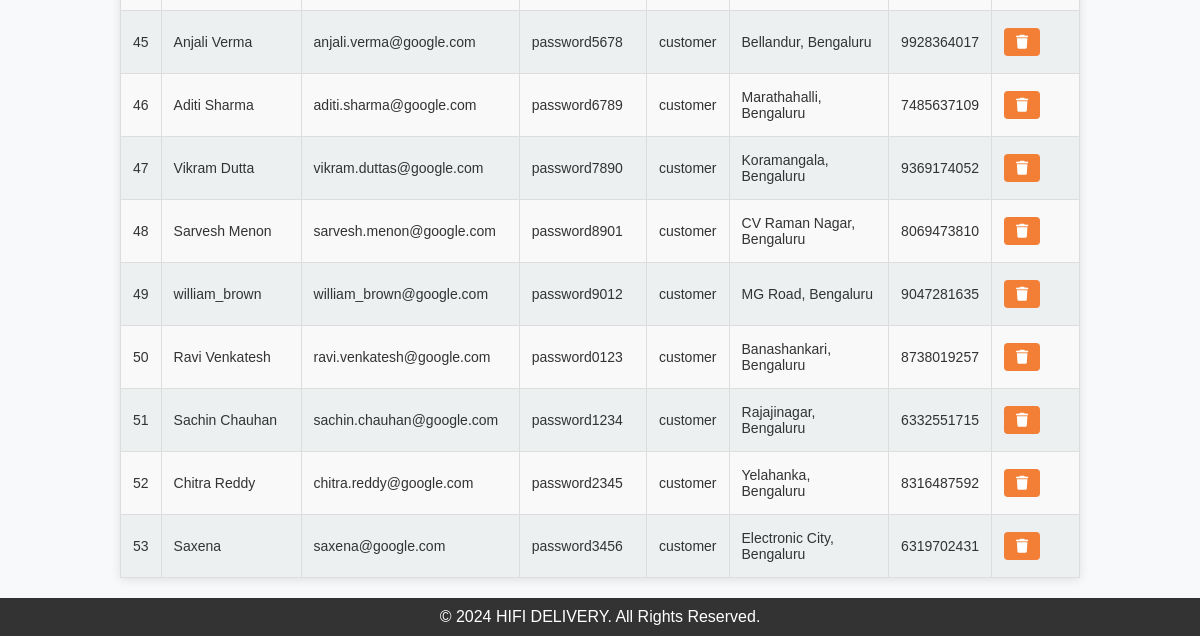
Before: /manageuser (lower part) with the older database file.
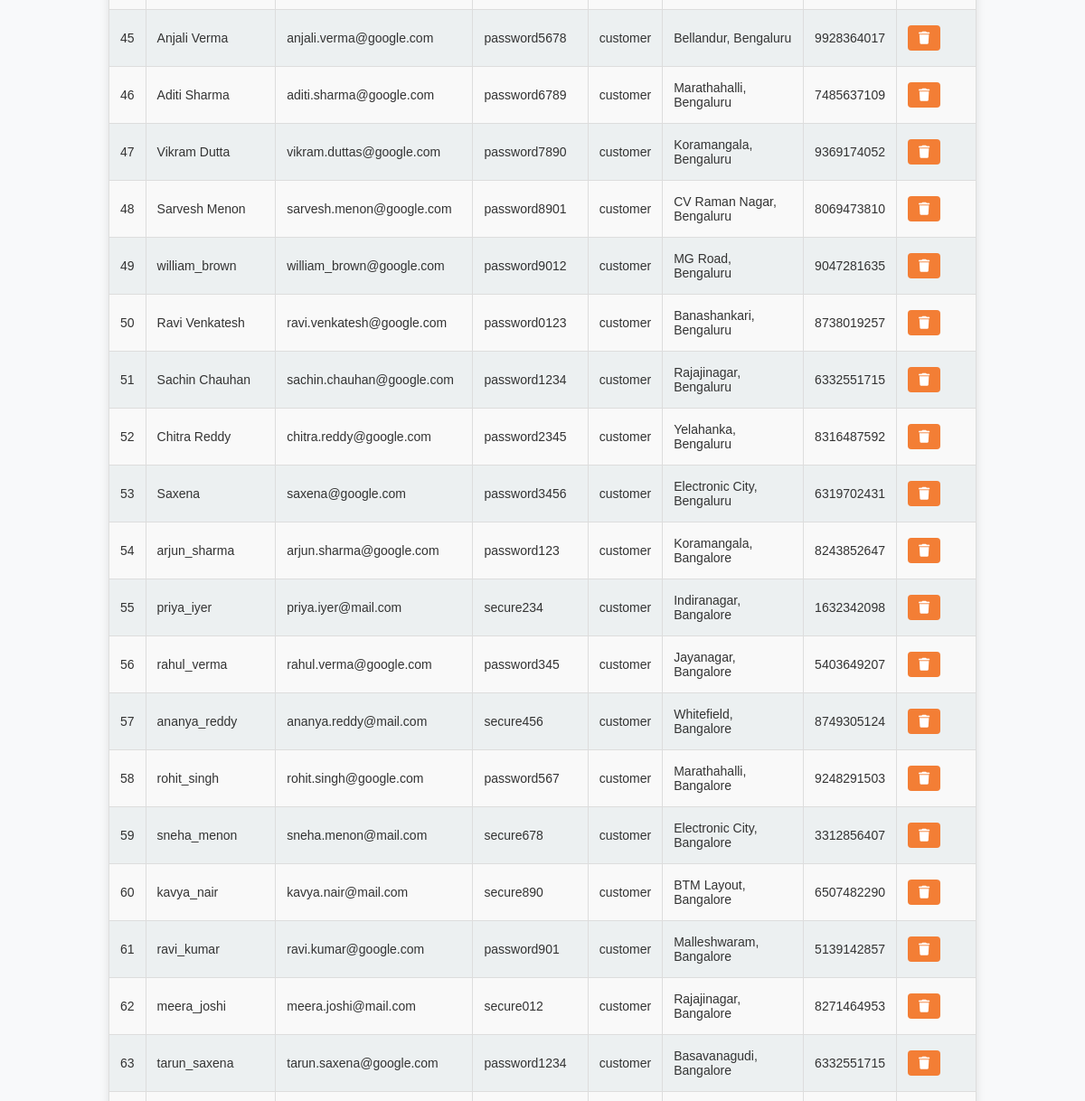
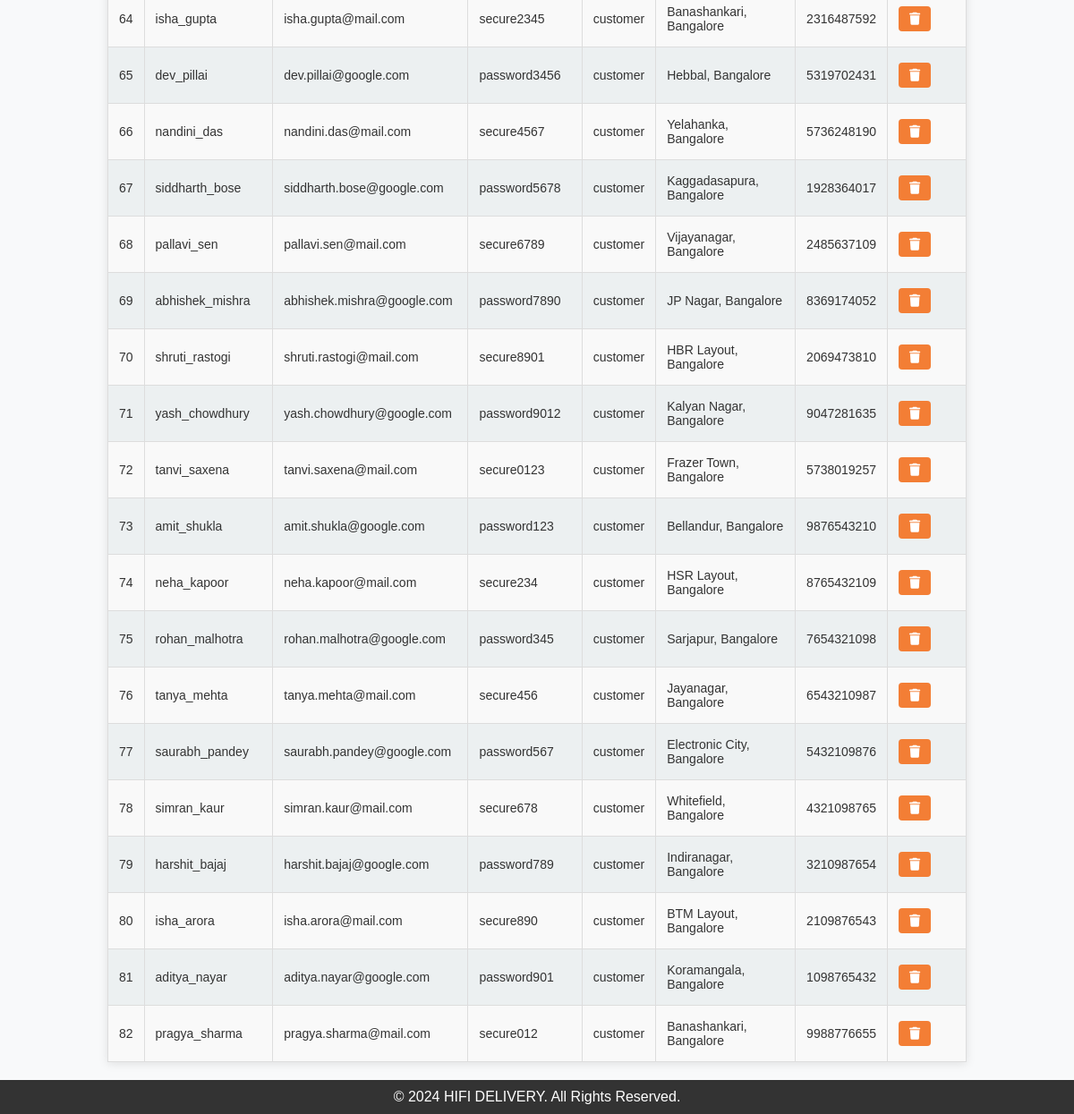
After: the same page with the newer database file (2 pictures, top to bottom).
### tables this page shows
CREATE TABLE "users" (
	"id"	INTEGER,
	"username"	TEXT NOT NULL UNIQUE,
	"email"	TEXT NOT NULL UNIQUE,
	"password"	TEXT NOT NULL,
	"role"	TEXT NOT NULL,
	"location"	TEXT,
	"contact"	TEXT,
	"approved"	INTEGER NOT NULL DEFAULT 0,
	PRIMARY KEY("id" AUTOINCREMENT)
);

### mergedapp.py (the view)
@app.route('/manageuser')
def view_users_agents():
    users = get_all_users()
    agents = get_all_delivery_agents()
    return render_template('manageuser.html', users=users, agents=agents)

### mergedapp.py (called while the page is built)
def get_all_users():
    conn = sqlite3.connect(DATABASE)
    cursor = conn.cursor()
    cursor.execute("SELECT * FROM users")
    users = cursor.fetchall()  # Fetch all rows
    conn.close()
    return users

def get_all_delivery_agents():
    conn = sqlite3.connect(DATABASE)
    cursor = conn.cursor()
    cursor.execute("SELECT * FROM Delivery_Agent")
    agents = cursor.fetchall()  # Fetch all rows
    conn.close()
    return agents

### templates/manageuser.html (shortened to what this page needs)
<!DOCTYPE html>
<html lang="en">
<head>
    <link href="https://cdnjs.cloudflare.com/ajax/libs/font-awesome/6.5.0/css/all.min.css" rel="stylesheet">
</head>
<body>
        <div class="container">
            <div class="form-container">
                <form action="/delete_user" method="POST">
                    <table>
                        <tbody>
                            {% for user in users %}
                            <tr>
                                <td>{{ user[0] }}</td>
                                <td>{{ user[1] }}</td>
                                <td>{{ user[2] }}</td>
                                <td>{{ user[3] }}</td>
                                <td>{{ user[4] }}</td>
                                <td>{{ user[5] }}</td>
                                <td>{{ user[6] }}</td>
                                <td>
                                    <form action="/delete_user" method="POST" class="delete-form">
                                        <button type="submit" class="delete-btn" onclick="return confirm('Are you sure you want to delete this user?');">
                                            <i class="fas fa-trash" title="Delete User"></i>
                                        </button>
                                    </form>
                                </td>
                            </tr>
                            {% endfor %}
                        </tbody>
                    </table>
                </form>
            </div>
        </div>
        <footer>
            <p>&copy; 2024 HIFI DELIVERY. All Rights Reserved.</p>
        </footer>
</body>
</html>

### templates/manageuser.html (style rules this page uses)
* { margin: 0; padding: 0; box-sizing: border-box; font-family: Arial, sans-serif; }
body { background-color: #f8f9fa; color: #333; display: flex; flex-direction: column; min-height: 100vh; font-size: 1rem; }
table { width: 80%; margin: 20px auto; border-collapse: collapse; background-color: #fff; box-shadow: 0 2px 10px rgba(0, 0, 0, 0.1); }
footer { background: #333; color: white; text-align: center; padding: 10px; }
footer p { margin: 0; }

Changed rows visible on the page:
added users: id "54", username "arjun_sharma", email "arjun.sharma@google.com", password "password123", role "customer", location "Koramangala, Bangalore", contact "8243852647"
added users: id "55", username "priya_iyer", email "priya.iyer@mail.com", password "secure234", role "customer", location "Indiranagar, Bangalore", contact "1632342098"
added users: id "56", username "rahul_verma", email "rahul.verma@google.com", password "password345", role "customer", location "Jayanagar, Bangalore", contact "5403649207"
added users: id "57", username "ananya_reddy", email "ananya.reddy@mail.com", password "secure456", role "customer", location "Whitefield, Bangalore", contact "8749305124"
added users: id "58", username "rohit_singh", email "rohit.singh@google.com", password "password567", role "customer", location "Marathahalli, Bangalore", contact "9248291503"
added users: id "59", username "sneha_menon", email "sneha.menon@mail.com", password "secure678", role "customer", location "Electronic City, Bangalore", contact "3312856407"
added users: id "60", username "kavya_nair", email "kavya.nair@mail.com", password "secure890", role "customer", location "BTM Layout, Bangalore", contact "6507482290"
added users: id "61", username "ravi_kumar", email "ravi.kumar@google.com", password "password901", role "customer", location "Malleshwaram, Bangalore", contact "5139142857"
added users: id "62", username "meera_joshi", email "meera.joshi@mail.com", password "secure012", role "customer", location "Rajajinagar, Bangalore", contact "8271464953"
added users: id "63", username "tarun_saxena", email "tarun.saxena@google.com", password "password1234", role "customer", location "Basavanagudi, Bangalore", contact "6332551715"
added users: id "64", username "isha_gupta", email "isha.gupta@mail.com", password "secure2345", role "customer", location "Banashankari, Bangalore", contact "2316487592"
added users: id "65", username "dev_pillai", email "dev.pillai@google.com", password "password3456", role "customer", location "Hebbal, Bangalore", contact "5319702431"
added users: id "66", username "nandini_das", email "nandini.das@mail.com", password "secure4567", role "customer", location "Yelahanka, Bangalore", contact "5736248190"
added users: id "67", username "siddharth_bose", email "siddharth.bose@google.com", password "password5678", role "customer", location "Kaggadasapura, Bangalore", contact "1928364017"
added users: id "68", username "pallavi_sen", email "pallavi.sen@mail.com", password "secure6789", role "customer", location "Vijayanagar, Bangalore", contact "2485637109"
added users: id "69", username "abhishek_mishra", email "abhishek.mishra@google.com", password "password7890", role "customer", location "JP Nagar, Bangalore", contact "8369174052"
added users: id "70", username "shruti_rastogi", email "shruti.rastogi@mail.com", password "secure8901", role "customer", location "HBR Layout, Bangalore", contact "2069473810"
added users: id "71", username "yash_chowdhury", email "yash.chowdhury@google.com", password "password9012", role "customer", location "Kalyan Nagar, Bangalore", contact "9047281635"
added users: id "72", username "tanvi_saxena", email "tanvi.saxena@mail.com", password "secure0123", role "customer", location "Frazer Town, Bangalore", contact "5738019257"
added users: id "73", username "amit_shukla", email "amit.shukla@google.com", password "password123", role "customer", location "Bellandur, Bangalore", contact "9876543210"
added users: id "74", username "neha_kapoor", email "neha.kapoor@mail.com", password "secure234", role "customer", location "HSR Layout, Bangalore", contact "8765432109"
added users: id "75", username "rohan_malhotra", email "rohan.malhotra@google.com", password "password345", role "customer", location "Sarjapur, Bangalore", contact "7654321098"
added users: id "76", username "tanya_mehta", email "tanya.mehta@mail.com", password "secure456", role "customer", location "Jayanagar, Bangalore", contact "6543210987"
added users: id "77", username "saurabh_pandey", email "saurabh.pandey@google.com", password "password567", role "customer", location "Electronic City, Bangalore", contact "5432109876"
added users: id "78", username "simran_kaur", email "simran.kaur@mail.com", password "secure678", role "customer", location "Whitefield, Bangalore", contact "4321098765"
added users: id "79", username "harshit_bajaj", email "harshit.bajaj@google.com", password "password789", role "customer", location "Indiranagar, Bangalore", contact "3210987654"
added users: id "80", username "isha_arora", email "isha.arora@mail.com", password "secure890", role "customer", location "BTM Layout, Bangalore", contact "2109876543"
added users: id "81", username "aditya_nayar", email "aditya.nayar@google.com", password "password901", role "customer", location "Koramangala, Bangalore", contact "1098765432"
added users: id "82", username "pragya_sharma", email "pragya.sharma@mail.com", password "secure012", role "customer", location "Banashankari, Bangalore", contact "9988776655"
